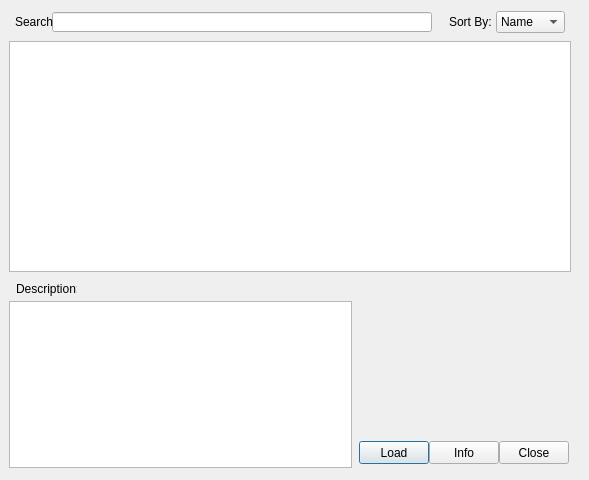
<?xml version="1.0" encoding="UTF-8"?>
<ui version="4.0">
 <class>CanadianWebServicesTestBase</class>
 <widget class="QDialog" name="CanadianWebServicesTestBase">
  <property name="enabled">
   <bool>true</bool>
  </property>
  <property name="geometry">
   <rect>
    <x>0</x>
    <y>0</y>
    <width>589</width>
    <height>480</height>
   </rect>
  </property>
  <property name="sizePolicy">
   <sizepolicy hsizetype="Expanding" vsizetype="Expanding">
    <horstretch>0</horstretch>
    <verstretch>0</verstretch>
   </sizepolicy>
  </property>
  <property name="minimumSize">
   <size>
    <width>580</width>
    <height>480</height>
   </size>
  </property>
  <property name="maximumSize">
   <size>
    <width>1580</width>
    <height>480</height>
   </size>
  </property>
  <property name="windowTitle">
   <string>Canadian Web Services</string>
  </property>
  <property name="autoFillBackground">
   <bool>false</bool>
  </property>
  <property name="styleSheet">
   <string notr="true"/>
  </property>
  <widget class="QTableWidget" name="tableWidget">
   <property name="geometry">
    <rect>
     <x>9</x>
     <y>41</y>
     <width>562</width>
     <height>231</height>
    </rect>
   </property>
   <property name="sizeIncrement">
    <size>
     <width>3</width>
     <height>5</height>
    </size>
   </property>
   <property name="styleSheet">
    <string notr="true"/>
   </property>
   <property name="sizeAdjustPolicy">
    <enum>QAbstractScrollArea::AdjustToContentsOnFirstShow</enum>
   </property>
   <property name="selectionMode">
    <enum>QAbstractItemView::SingleSelection</enum>
   </property>
   <property name="selectionBehavior">
    <enum>QAbstractItemView::SelectRows</enum>
   </property>
   <attribute name="horizontalHeaderStretchLastSection">
    <bool>true</bool>
   </attribute>
  </widget>
  <widget class="QLabel" name="label">
   <property name="geometry">
    <rect>
     <x>16</x>
     <y>281</y>
     <width>61</width>
     <height>16</height>
    </rect>
   </property>
   <property name="styleSheet">
    <string notr="true"/>
   </property>
   <property name="text">
    <string>Description:</string>
   </property>
  </widget>
  <widget class="QTextEdit" name="textEdit">
   <property name="enabled">
    <bool>true</bool>
   </property>
   <property name="geometry">
    <rect>
     <x>9</x>
     <y>301</y>
     <width>343</width>
     <height>167</height>
    </rect>
   </property>
   <property name="styleSheet">
    <string notr="true"/>
   </property>
   <property name="readOnly">
    <bool>false</bool>
   </property>
  </widget>
  <widget class="QPushButton" name="load_btn">
   <property name="geometry">
    <rect>
     <x>359</x>
     <y>441</y>
     <width>70</width>
     <height>23</height>
    </rect>
   </property>
   <property name="styleSheet">
    <string notr="true"/>
   </property>
   <property name="text">
    <string>Load</string>
   </property>
  </widget>
  <widget class="QPushButton" name="close_btn">
   <property name="geometry">
    <rect>
     <x>499</x>
     <y>441</y>
     <width>70</width>
     <height>23</height>
    </rect>
   </property>
   <property name="styleSheet">
    <string notr="true"/>
   </property>
   <property name="text">
    <string>Close</string>
   </property>
  </widget>
  <widget class="QLineEdit" name="searchBox">
   <property name="geometry">
    <rect>
     <x>52</x>
     <y>12</y>
     <width>380</width>
     <height>20</height>
    </rect>
   </property>
  </widget>
  <widget class="QLabel" name="searchLbl">
   <property name="geometry">
    <rect>
     <x>15</x>
     <y>11</y>
     <width>46</width>
     <height>21</height>
    </rect>
   </property>
   <property name="text">
    <string>Search</string>
   </property>
  </widget>
  <widget class="QLabel" name="sortLbl">
   <property name="geometry">
    <rect>
     <x>449</x>
     <y>11</y>
     <width>46</width>
     <height>21</height>
    </rect>
   </property>
   <property name="text">
    <string>Sort By:</string>
   </property>
  </widget>
  <widget class="QComboBox" name="sortCombo">
   <property name="geometry">
    <rect>
     <x>496</x>
     <y>11</y>
     <width>69</width>
     <height>22</height>
    </rect>
   </property>
   <item>
    <property name="text">
     <string>Name</string>
    </property>
   </item>
   <item>
    <property name="text">
     <string>Type</string>
    </property>
   </item>
   <item>
    <property name="text">
     <string>Host</string>
    </property>
   </item>
   <item>
    <property name="text">
     <string>Layers</string>
    </property>
   </item>
  </widget>
  <widget class="QPushButton" name="info_btn">
   <property name="geometry">
    <rect>
     <x>429</x>
     <y>441</y>
     <width>70</width>
     <height>23</height>
    </rect>
   </property>
   <property name="text">
    <string>Info</string>
   </property>
  </widget>
 </widget>
 <resources/>
 <connections/>
</ui>
